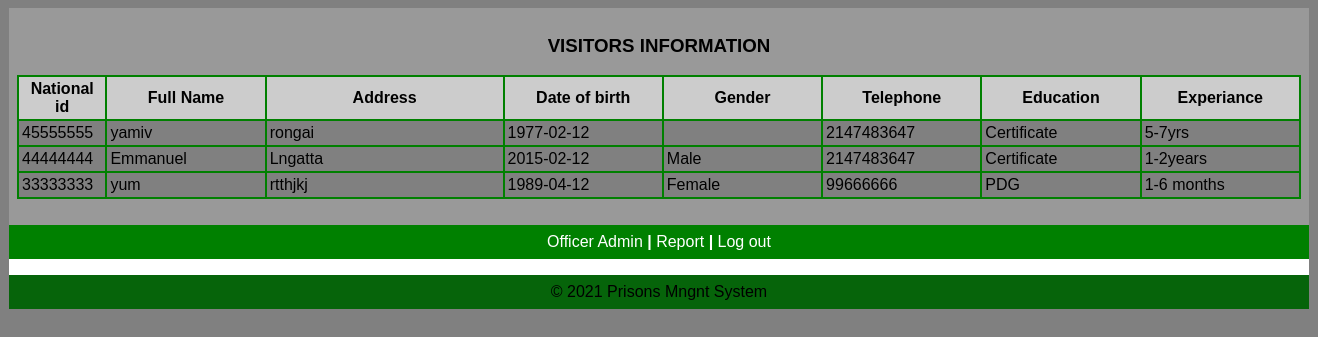
Screenshot of /admin/viewoff.php with the database file from the repository.
### tables this page shows
CREATE TABLE IF NOT EXISTS `officerdetails` (
  `id` int(12) NOT NULL,
  `fullname` varchar(25) NOT NULL,
  `address` varchar(25) NOT NULL,
  `dateofbirth` varchar(25) NOT NULL,
  `gender` varchar(25) NOT NULL,
  `telephone` int(25) NOT NULL,
  `education` varchar(25) NOT NULL,
  `experience` varchar(25) NOT NULL,
  PRIMARY KEY (`id`)
);

### admin/viewoff.php (the view, shortened to what this page needs)
<html>
<head>
   <link rel="stylesheet" media="screen" href="login.css" >
</head>
<body>
	<table align='center' border='0' bgcolor='green' width='1300' cellpadding='8' cellspacing='0' height='200'>
          <tr>
            <td bgcolor='#999999' valign='center'>
<?php
$tbl_name="officerdetails";
$sel= mysql_query("select * from $tbl_name ORDER BY id DESC LIMIT 0,7");
echo"<table align='center' width='100%' bgcolor='GREEN' border='0' bgcolor='green' cellpadding='3' cellspacing='2' bgcolor='silver'>
<caption><h3>VISITORS INFORMATION</h3></caption>
<tr bgcolor='#CCCCCC'>
<th width='3%'>National id</th>
<th width='10%'>Full Name</th>
<th width='15%'>Address</th>
<th width='10%'>Date of birth</th>
<th width='10%'>Gender</th>
<th width='10%'>Telephone</th>
<th width='10%'>Education</th>
<th width='10%'>Experiance</th>
</tr>";
   while($row=mysql_fetch_array ($sel))
{
echo "<tr bgcolor='grey'>";
echo  "<td width='3%'>".$row ['id']."</td>";
echo  "<td width='7%'>".$row ['fullname']."</td>";
echo  "<td width='10%'>".$row ['address']."</td>";
echo  "<td width='10%'>".$row ['dateofbirth']. "</td>";
echo  "<td width='10%'>".$row ['gender']. "</td>";
echo  "<td width='3%'>" .$row ['telephone']."</td>";
echo  "<td width='10%'>".$row ['education']."</td>";
echo  "<td width='10%'>".$row ['experience']."</td>";
echo "</tr>";
}
echo"</table>";
?>
<br/>
			</td>
          </tr>
          <tr>
			<td align="center" bgcolor='green'><a href="adminpanel.php" target="_parent">Officer Admin <b>|</b></a>
      <a href="../admin/officereport.php" target="_parent">Report <b>|</b></a>
			<a href="index.php" target="_parent">Log out</a></td>
          </tr>
          <tr>
            <td align='center' bgcolor='white' height='1'>
					<?php
           include("footer.php");
                ?>
            </td>
          </tr>
	</table>
</body>
</head>
</html>

### admin/Footer.php
<tr>
<td bgcolor="#06640a" colspan="3" align="center">
&copy; <?php echo date("Y");?>
 Prisons Mngnt System</td>
</tr>

### admin/login.css (style rules this page uses)
body { font: 14px/21px "Lucida Sans", "Lucida Grande", "Lucida Sans Unicode", sans-serif;background:gray; }
a { color:#fff; text-decoration:none; }

### rows the page displays
officerdetails: id "45555555", fullname "yamiv", address "rongai", dateofbirth "1977-02-12", telephone "2147483647", education "Certificate", experience "5-7yrs"
officerdetails: id "44444444", fullname "Emmanuel", address "Lngatta", dateofbirth "2015-02-12", gender "Male", telephone "2147483647", education "Certificate", experience "1-2years"
officerdetails: id "33333333", fullname "yum", address "rtthjkj", dateofbirth "1989-04-12", gender "Female", telephone "99666666", education "PDG", experience "1-6 months"
